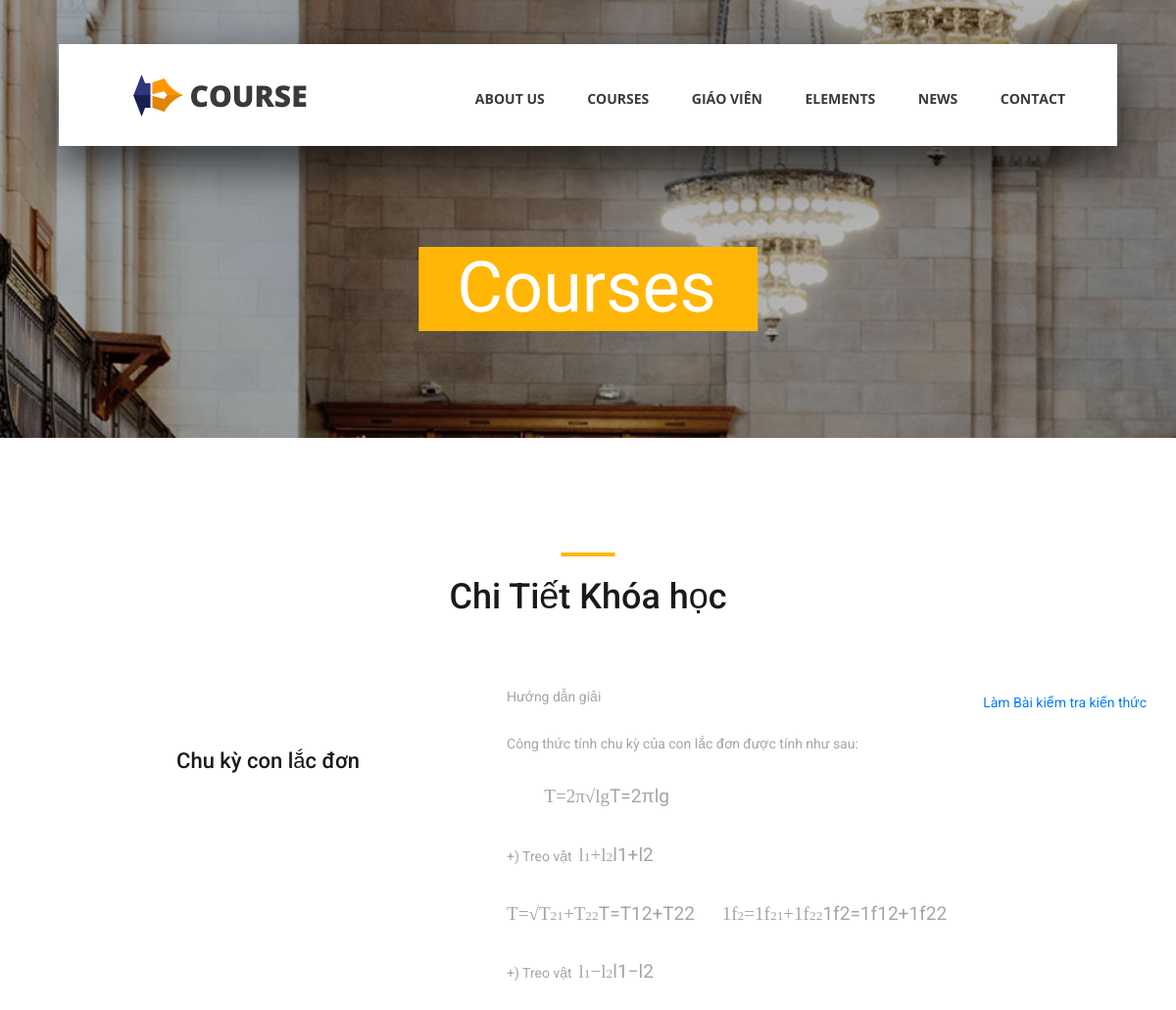
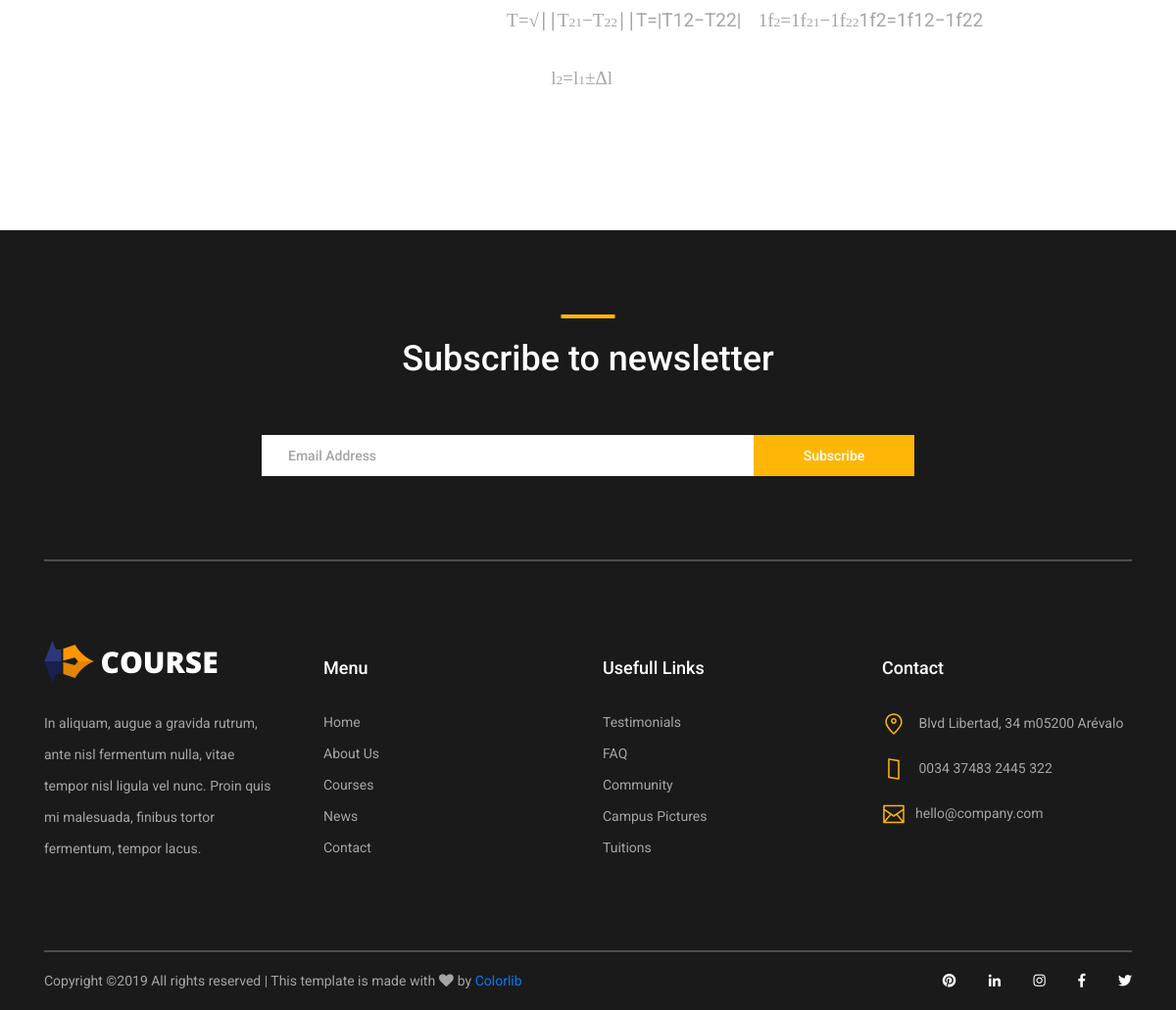
Page /lesson_details.php?ct=12 on the committed database (2 pictures, top to bottom).
### tables this page shows
CREATE TABLE `chitietcongthuc` (
  `MaChiTiet` int(11) NOT NULL,
  `TenCongThuc` text NOT NULL,
  `NoiDung` text NOT NULL,
  `MaChuong` int(11) NOT NULL
);

### lesson_details.php (the view, shortened to what this page needs)
<!DOCTYPE html>
<html lang="en">
<head>
<link rel="stylesheet" type="text/css" href="styles/bootstrap4/bootstrap.min.css">
<link href="plugins/fontawesome-free-5.0.1/css/fontawesome-all.css" rel="stylesheet" type="text/css">
<link rel="stylesheet" type="text/css" href="styles/courses_styles.css">
<link rel="stylesheet" type="text/css" href="styles/courses_responsive.css">
</head>
<body>
<?php
include('inc/myconnect.php');
?>
<div class="super_container">
	<?php include("header.php"); ?>
	<div class="home">
		<div class="home_background_container prlx_parent">
			<div class="home_background prlx" style="background-image:url(images/courses_background.jpg)"></div>
		</div>
		<div class="home_content">
			<h1>Courses</h1>
		</div>
	</div>
	<div class="popular page_section">
		<div class="container">
			<div class="row">
				<div class="col">
					<div class="section_title text-center">
						<h1>Chi Tiết Khóa học</h1>
					</div>
				</div>
			</div>
			<div class="row course_boxes">
				<?php
						$ct=$_GET['ct'];
						$query="SELECT * FROM chitietcongthuc WHERE MaChiTiet=".$ct;
						$results=mysqli_query($dbc,$query);
						$number=mysqli_fetch_assoc($results);
				?>
				<div class="card-body text-center">
						<div class="card-title"><a href="courses.php"><?php echo $number['TenCongThuc']; ?></a></div>
				</div>
				<div class="card-text"><?php echo $number['NoiDung']; ?></div>
				<a href="miniquiz.php?congthuc=<?php echo $ct; ?>&cauhoi=0&dung=0&sai=0">Làm Bài kiểm tra kiến thức</a>
			</div>
		</div>
	</div>
<?php include("footer.php"); ?>
Copyright &copy;<script>document.write(new Date().getFullYear());</script> All rights reserved | This template is made with <i class="fa fa-heart" aria-hidden="true"></i> by <a href="https://colorlib.com" target="_blank">Colorlib</a>
</span>
				</div>
				<div class="footer_social ml-sm-auto">
					<ul class="menu_social">
						<li class="menu_social_item"><a href="#"><i class="fab fa-pinterest"></i></a></li>
						<li class="menu_social_item"><a href="#"><i class="fab fa-linkedin-in"></i></a></li>
						<li class="menu_social_item"><a href="#"><i class="fab fa-instagram"></i></a></li>
						<li class="menu_social_item"><a href="#"><i class="fab fa-facebook-f"></i></a></li>
						<li class="menu_social_item"><a href="#"><i class="fab fa-twitter"></i></a></li>
					</ul>
				</div>
			</div>
		</div>
	</footer>
</div>
</body>
</html>

### styles/courses_styles.css (style rules this page uses)
* { margin: 0; padding: 0; -webkit-font-smoothing: antialiased; -webkit-text-shadow: rgba(0,0,0,.01) 0 0 1px; text-shadow: rgba(0,0,0,.01) 0 0 1px; }
body { font-family: 'Roboto', sans-serif; font-size: 14px; font-weight: 400; background: #FFFFFF; color: #a5a5a5; }
div { display: block; position: relative; -webkit-box-sizing: border-box; -moz-box-sizing: border-box; box-sizing: border-box; }
ul { list-style: none; margin-bottom: 0px; }
p { font-family: 'Roboto', sans-serif; font-size: 14px; line-height: 2.29; font-weight: 400; color: #a5a5a5; -webkit-font-smoothing: antialiased; -webkit-text-shadow: rgba(0,0,0,.01) 0 0 1px; text-shadow: rgba(0,0,0,.01) 0 0 1px; }
a, a:hover, a:visited, a:active, a:link { text-decoration: none; -webkit-font-smoothing: antialiased; -webkit-text-shadow: rgba(0,0,0,.01) 0 0 1px; text-shadow: rgba(0,0,0,.01) 0 0 1px; }
h1 { font-size: 36px; }
h1, h2, h3, h4, h5, h6 { font-family: 'Roboto', sans-serif; -webkit-font-smoothing: antialiased; -webkit-text-shadow: rgba(0,0,0,.01) 0 0 1px; text-shadow: rgba(0,0,0,.01) 0 0 1px; }
.super_container { width: 100%; overflow: hidden; }
.prlx_parent { overflow: hidden; }
.prlx { height: 130% !important; }
.menu_social_item { display: inline-block; margin-right: 30px; }
.menu_social_item a i { color: #3a3a3a; }
.home { width: 100%; height: 447px; }
.home_background_container { position: absolute; top: 0; left: 0; width: 100%; height: 100%; }
.home_background { width: 100%; height: 100%; background-repeat: no-repeat; background-size: cover; background-position: center center; }
.home_content { position: absolute; left: 50%; bottom: 109px; -webkit-transform: translateX(-50%); -moz-transform: translateX(-50%); -ms-transform: translateX(-50%); -o-transform: translateX(-50%); transform: translateX(-50%); background: #ffb606; padding-top: 24px; padding-bottom: 18px; padding-left: 39px; padding-right: 42px; }
.home_content h1 { font-size: 72px; font-weight: 400; color: #FFFFFF; line-height: 0.5; }
.page_section { padding-top: 117px; padding-bottom: 117px; }
.section_title h1 { display: block; color: #1a1a1a; font-weight: 500; padding-top: 24px; }
.section_title h1::before { display: block; position: absolute; top: 0; left: 50%; -webkit-transform: translateX(-50%); -moz-transform: translateX(-50%); -ms-transform: translateX(-50%); -o-transform: translateX(-50%); transform: translateX(-50%); width: 55px; height: 4px; content: ''; background: #ffb606; }
.course_boxes { margin-top: 68px; }
.card-body { padding-top: 0px; padding-bottom: 0px; padding-left: 15px; padding-right: 15px; }
.card-title { margin-top: 55px; }
.card-title a { font-size: 22px; font-weight: 500; color: #1a1a1a; line-height: 1.2; }
.card-text { font-size: 14px; font-weight: 500; color: #a5a5a5; margin-top: -12px; }
.footer_social .menu_social_item a i { color: #FFFFFF; }
.footer_social .menu_social_item:last-child { margin-right: 0px; }

### styles/courses_responsive.css (style rules this page uses)
@media only screen and (max-width: 1280px) { .card-title { font-size: 20px; } }

### rows in the picture
chitietcongthuc: TenCongThuc "Chu kỳ con lắc đơn", NoiDung "Hướng dẫn giải Công thức tính chu kỳ của con lắc đơn được tính như sau: T = 2 π √ l g T=2πlg +) Treo vật l 1 + l 2 l1+l2 T = √ T 2 1 + T 2 2 T=T12+T22 1 f 2 = 1 f 2 1 + 1 f 2 2 1f2=1f12+1f22 +) Treo vật l 1 − l 2 l1−l2 T = √ ∣ ∣ T 2 1 − T 2 2 ∣ ∣ T=|T12−T22| 1 f 2 = 1 f 2 1 − 1 f 2 2 1f2=1f12−1f22 l 2 = l 1 ± Δ l"
